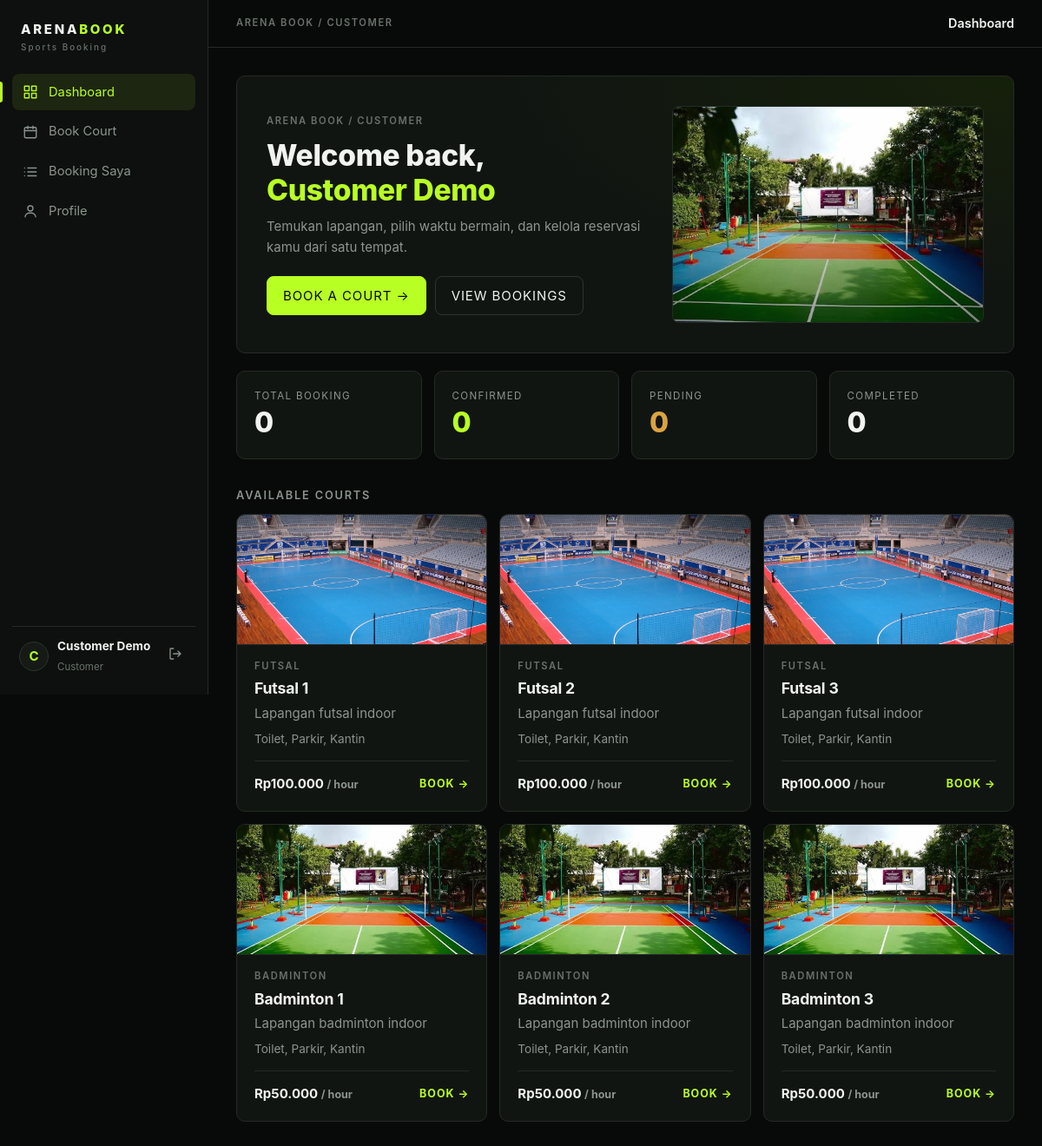
/customer/index.php (signed in), run on the app's committed database.
### tables this page shows
CREATE TABLE fields(id INT AUTO_INCREMENT PRIMARY KEY,name VARCHAR(100) NOT NULL,type ENUM('Futsal','Badminton') NOT NULL,description TEXT,price_per_hour INT NOT NULL,facilities VARCHAR(255),status ENUM('active','inactive') NOT NULL DEFAULT 'active',created_at TIMESTAMP DEFAULT CURRENT_TIMESTAMP,updated_at TIMESTAMP DEFAULT CURRENT_TIMESTAMP ON UPDATE CURRENT_TIMESTAMP);

### config/auth.php (called while the page is built, shortened)
<?php
require_once __DIR__ . '/functions.php';
function currentUser(): ?array { return $_SESSION['user'] ?? null; }

### customer/index.php (the view, shortened to what this page needs)
<?php
require_once __DIR__ . '/../config/auth.php';
requireCustomer(); $pdo = db();
$fields = $pdo->query("SELECT * FROM fields WHERE status='active' ORDER BY type,name")->fetchAll();
$cnt = ['pending' => 0, 'confirmed' => 0, 'completed' => 0, 'cancelled' => 0];
layout_head('Dashboard');
?>
<section class="hero"><div><span class="eyebrow">ARENA BOOK / CUSTOMER</span>
<h1>Welcome back,<br><span><?= e(currentUser()['name']) ?></span></h1>
<p class="sub">Temukan lapangan, pilih waktu bermain, dan kelola reservasi kamu dari satu tempat.</p>
<div class="actions"><a class="btn" href="booking.php">BOOK A COURT &rarr;</a><a class="btn ghost" href="bookings.php">VIEW BOOKINGS</a></div></div><div class="hero-img" role="img" aria-label="Outdoor court"></div></section>
<div class="stats">
<div class="card stat"><small>Total Booking</small><b><?= array_sum($cnt) ?></b></div>
<div class="card stat"><small>Confirmed</small><b class="acc"><?= $cnt['confirmed'] ?></b></div>
<div class="card stat"><small>Pending</small><b class="amber"><?= $cnt['pending'] ?></b></div>
<div class="card stat"><small>Completed</small><b><?= $cnt['completed'] ?></b></div></div>
<h2 class="sec">Available courts</h2><div class="courts">
<?php foreach ($fields as $f): ?><div class="card court"><div class="court-img <?= $f['type'] === 'Futsal' ? 'futsal' : 'badminton' ?>"></div><span class="eyebrow"><?= e($f['type']) ?></span><h3><?= e($f['name']) ?></h3>
<p class="muted"><?= e($f['description']) ?></p><p class="small"><?= e($f['facilities']) ?></p>
<div class="row"><b><?= formatRupiah($f['price_per_hour']) ?> <small>/ hour</small></b><a class="link" href="booking.php?type=<?= e($f['type']) ?>">BOOK &rarr;</a></div></div><?php endforeach; ?></div>
<?php layout_foot();

### config/functions.php (shortened to what this page needs)
<?php
function e($v): string { return htmlspecialchars((string)$v, ENT_QUOTES, 'UTF-8'); }
function flash(?string $msg = null, string $type = 'ok') {
    $f = $_SESSION['flash'] ?? null; unset($_SESSION['flash']); return $f;
}
function formatRupiah($n): string { return 'Rp' . number_format((int)$n, 0, ',', '.'); }
function icon(string $n): string {
    static $p = [
        'grid' => '<rect x="3" y="3" width="7" height="7"/><rect x="14" y="3" width="7" height="7"/><rect x="3" y="14" width="7" height="7"/><rect x="14" y="14" width="7" height="7"/>',
        'cal' => '<rect x="3" y="5" width="18" height="16" rx="2"/><path d="M3 10h18M8 3v4M16 3v4"/>',
        'list' => '<path d="M8 6h13M8 12h13M8 18h13M3 6h.01M3 12h.01M3 18h.01"/>',
        'user' => '<circle cx="12" cy="8" r="4"/><path d="M4 21c0-4 4-6 8-6s8 2 8 6"/>',
        'court' => '<rect x="3" y="5" width="18" height="14" rx="1"/><path d="M12 5v14"/><circle cx="12" cy="12" r="2.5"/>',
        'clock' => '<circle cx="12" cy="12" r="9"/><path d="M12 7v5l3 2"/>',
        'users' => '<circle cx="9" cy="8" r="3.5"/><path d="M2 20c0-3.5 3-5 7-5s7 1.5 7 5M17 4.5a3.5 3.5 0 010 7M22 20c0-3-2-4.5-4-5"/>',
        'out' => '<path d="M9 4H5a1 1 0 00-1 1v14a1 1 0 001 1h4M16 8l4 4-4 4M20 12H9"/>'];
    return '<svg class="ic" viewBox="0 0 24 24" fill="none" stroke="currentColor" stroke-width="1.8" stroke-linecap="round" stroke-linejoin="round" aria-hidden="true">' . ($p[$n] ?? '') . '</svg>';
}
function layout_head(string $title, string $nav = ''): void {
    $u = $_SESSION['user'] ?? null; $f = flash();
    echo '<!DOCTYPE html><html lang="id"><head><meta charset="utf-8"><meta name="viewport" content="width=device-width,initial-scale=1"><title>' . e($title) . ' - ArenaBook</title><link rel="stylesheet" href="' . BASE . '/assets/css/style.css"></head>';
    if (!$u) {
        echo '<body class="guest"><div class="brand center">ARENA<span>BOOK</span><small>Sports Booking</small></div><main class="content">';
    } else {
        $admin = ($u['role'] ?? '') === 'admin';
        $menu = $admin
            ? [['admin/dashboard.php', 'grid', 'Dashboard'], ['admin/bookings.php', 'list', 'Bookings'], ['admin/fields.php', 'court', 'Courts'], ['admin/schedules.php', 'clock', 'Schedules'], ['admin/customers.php', 'users', 'Customers']]
            : [['customer/index.php', 'grid', 'Dashboard'], ['customer/booking.php', 'cal', 'Book Court'], ['customer/bookings.php', 'list', 'Booking Saya'], ['customer/profile.php', 'user', 'Profile']];
        $alias = ['admin/field_create.php' => 'admin/fields.php', 'admin/field_edit.php' => 'admin/fields.php', 'admin/booking_detail.php' => 'admin/bookings.php', 'customer/booking_detail.php' => 'customer/bookings.php'];
        $cur = basename(dirname($_SERVER['SCRIPT_NAME'])) . '/' . basename($_SERVER['SCRIPT_NAME']);
        $cur = $alias[$cur] ?? $cur;
        echo '<body><div class="app"><aside class="side"><a class="brand" href="' . BASE . '/">ARENA<span>BOOK</span><small>Sports Booking</small></a><nav class="menu">';
        foreach ($menu as $m) echo '<a href="' . BASE . '/' . $m[0] . '" class="' . ($cur === $m[0] ? 'active' : '') . '">' . icon($m[1]) . '<span>' . e($m[2]) . '</span></a>';
        echo '</nav><div class="me"><div class="av">' . e(strtoupper(mb_substr($u['name'], 0, 1))) . '</div><div class="who"><b>' . e($u['name']) . '</b><small>' . ($admin ? 'Administrator' : 'Customer') . '</small></div>';
        echo '<a class="out" href="' . BASE . '/auth/logout.php" title="Logout">' . icon('out') . '</a></div></aside><div class="main">';
        echo '<header class="top"><span class="eyebrow">ARENA BOOK / ' . ($admin ? 'ADMIN' : 'CUSTOMER') . '</span><span class="ptitle">' . e($title) . '</span></header><main class="content">';
    }
}
function layout_foot(): void { echo '</main>' . (isset($_SESSION['user']) ? '</div></div>' : '') . '<script src="' . BASE . '/assets/js/script.js"></script></body></html>'; }

### data on the page
fields: type "FUTSAL", name "Futsal 1", description "Lapangan futsal indoor", facilities "Toilet, Parkir, Kantin", price_per_hour "Rp100.000"
fields: type "FUTSAL", name "Futsal 2", description "Lapangan futsal indoor", facilities "Toilet, Parkir, Kantin", price_per_hour "Rp100.000"
fields: type "FUTSAL", name "Futsal 3", description "Lapangan futsal indoor", facilities "Toilet, Parkir, Kantin", price_per_hour "Rp100.000"
fields: type "BADMINTON", name "Badminton 1", description "Lapangan badminton indoor", facilities "Toilet, Parkir, Kantin", price_per_hour "Rp50.000"
fields: type "BADMINTON", name "Badminton 2", description "Lapangan badminton indoor", facilities "Toilet, Parkir, Kantin", price_per_hour "Rp50.000"
fields: type "BADMINTON", name "Badminton 3", description "Lapangan badminton indoor", facilities "Toilet, Parkir, Kantin", price_per_hour "Rp50.000"

### other printed values
$m[2] "Dashboard"
$m[2] "Book Court"
$m[2] "Booking Saya"
$m[2] "Profile"
mb_substr($u['name'], 0, 1) "C"
$u['name'] "Customer Demo"
$title "Dashboard"
currentUser()['name'] "Customer Demo"
array_sum($cnt) "0"
$cnt['confirmed'] "0"
$cnt['pending'] "0"
$cnt['completed'] "0"
